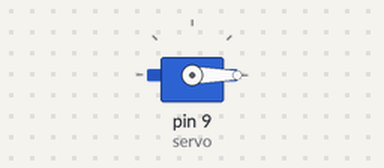
This sketch was run on a simulated Arduino Uno, built with avr-gcc and run on an emulated ATmega328P. Shown: servo.

Above: at 0.05 s.
At 1.25 s:
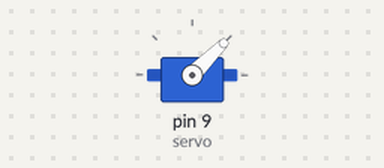
At 2.5 s:
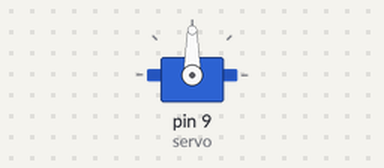
At 5.0 s:
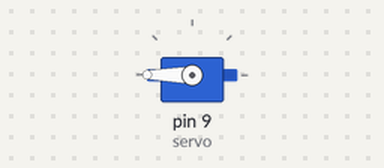
Timing chart, 0 to 6.5 s (numbered marks = the images above):
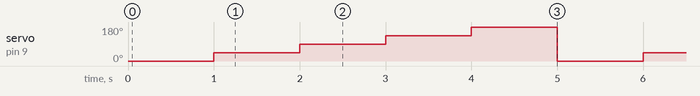

Measured:
- by itself, servo on pin 9 (servo): repeats every 5.0 s: 90° 1.0 s, 135° 1.0 s, 180° 1.0 s, 0° 1.0 s, 45° 1.0 s

The sketch:

servo.ino
```cpp
#include <Servo.h>

Servo servo; // servo object representing the MG 996R servo
int pos = 0;

void setup() {
  servo.attach(9,500,2500); // servo is wired to Arduino on digital pin 3
}

void loop() {
  servo.write(0); // move MG996R's shaft to angle 0°
  delay(1000); // wait for one second
  servo.write(45); // move MG996R's shaft to angle 45°
  delay(1000); // wait for one second
  servo.write(90); // move MG996R's shaft to angle 90°
  delay(1000); // wait for one second
  servo.write(135); // move MG996R's shaft to angle 135°
  delay(1000); // wait for one second
  servo.write(180); // move MG996R's shaft to angle 180°
  delay(1000); // wait for one second

  // for (pos = 0; pos <= 180; pos ++) {
  //   servo.write(pos);
  //   delay(50);
  // }

  // for (pos = 180; pos <= 0; pos --) {
  //   servo.write(pos);
  //   delay(50);
  // }

}
```
